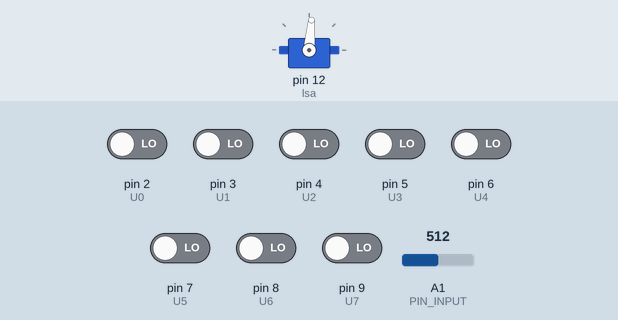
This sketch was run on a simulated Arduino Uno, built with avr-gcc and run on an emulated ATmega328P. On the bench: servo. Inputs (shaded band) come from the test bench; at power-on: pin 2 (U0), pin 3 (U1), pin 4 (U2), pin 5 (U3), pin 6 (U4), pin 7 (U5), pin 8 (U6), pin 9 (U7) LOW, A1 (PIN_INPUT) = 512. What the sketch prints to the serial monitor is not drawn.

Above: at 1.2 s.
1.3 s: pin 2 (U0) driven HIGH
At 2.0 s:
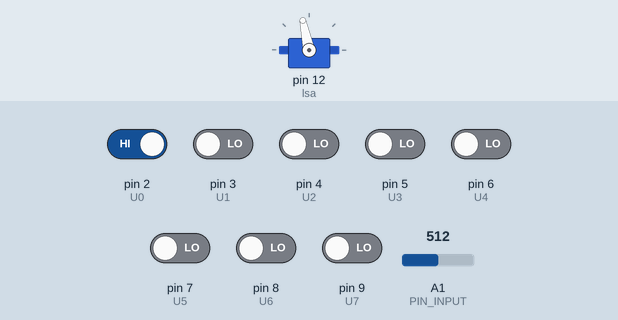
2.8 s: A1 (PIN_INPUT) set to 900
At 3.2 s:
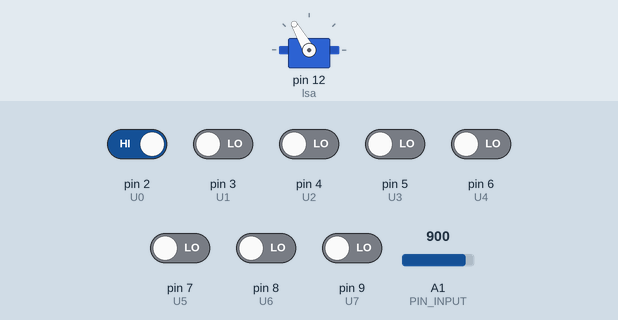
4.3 s: A1 (PIN_INPUT) set to 0
At 5.5 s:
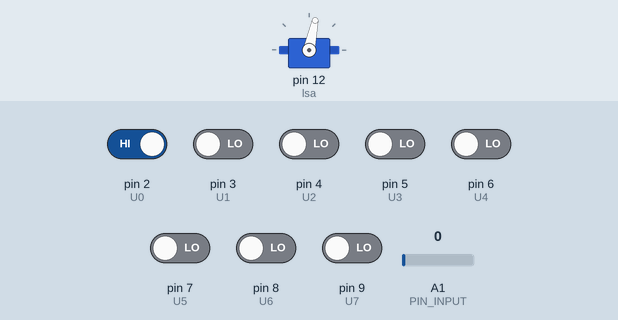
5.8 s: A1 (PIN_INPUT) set to 511
At 6.9 s:
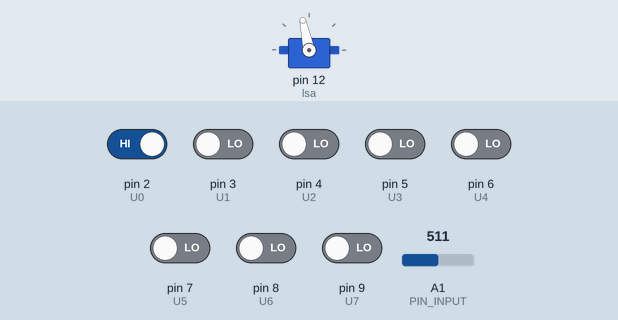
7.3 s: pin 2 (U0) driven LOW
At 7.9 s:
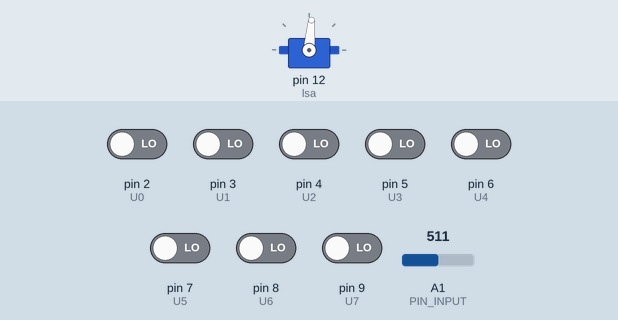
Timing chart, 0 to 9.8 s (numbered marks = the images above; inputs shaded):
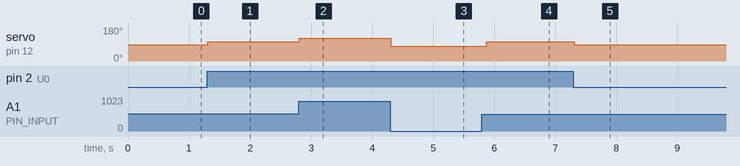

The sketch:

final_test_2.ino
```cpp
#include <PID_v1.h>
#include <Servo.h>

#define PIN_INPUT A1
#define U0 2
#define U1 3
#define U2 4
#define U3 5
#define U4 6
#define U5 7
#define U6 8
#define U7 9

Servo lsa;
int  LCD_pos;
int sval;
int RawInput;
int count = 0;
int turn = 0;
double RawV = 0;
double Kp = 0.7, Ki = 0, Kd = 0;
double Setpoint, Input, Output;
PID myPID(&Input, &Output, &Setpoint, Kp, Ki, Kd, DIRECT);


void setup()
{
  Setpoint = 70                                                    ;
  lsa.attach(12);
  myPID.SetMode(AUTOMATIC);
  Serial.begin(115200);

}

void trace()
{
  RawInput = analogRead(PIN_INPUT);
  RawV =  RawInput * (5.0 / 1023.0);
  LCD_pos = ((RawV / 4.5) * 70);
  Input = LCD_pos ;
  myPID.Compute();
  sval = map(Output, 0, 70, 120, 60);//ITS 65 n not 55
  lsa.write(sval);
  Serial.print("raw input value is=");
  Serial.println(RawInput);
  Serial.print("raw input voltage is=");
  Serial.println(RawV);
  Serial.print("LCD position is=");
  Serial.println(LCD_pos);
  Serial.print("Servo angle is=");
  Serial.println(sval);
}

void loop()
{
  Serial.print("U0=");
  Serial.println(digitalRead(U0));
  Serial.print("U1=");
  Serial.println(digitalRead(U1));
  Serial.print("U2=");
  Serial.println(digitalRead(U2));
  Serial.print("U3=");
  Serial.println(digitalRead(U3));
  Serial.print("U4=");
  Serial.println(digitalRead(U4));
  Serial.print("U5=");
  Serial.println(digitalRead(U5));
  Serial.print("U6=");
  Serial.println(digitalRead(U6));
  Serial.print("U7=");
  Serial.println(digitalRead(U7));
  Serial.println("______________________");


  // ALL HIGH
  if ((digitalRead(U0) == 1) && (digitalRead(U1) == 1) && (digitalRead(U2) == 1) && (digitalRead(U3) == 1) && (digitalRead(U4) == 1) && (digitalRead(U5) == 1) && (digitalRead(U6) == 1) && (digitalRead(U7) == 1))
  {
    //if (turn >= 1)       //change it
    //{

      //lsa.write(170);
      //Serial.println("##CORNER## turnig ##RIGHT## by ##30##");
      //delay(500);
      //trace();
    //}
    count++;
   // delay(20);
   // trace();
  }


  //ALL LOW
  if ((digitalRead(U0) == 0) && (digitalRead(U1) == 0) && (digitalRead(U2) == 0) && (digitalRead(U3) == 0) && (digitalRead(U4) == 0) && (digitalRead(U5) == 0) && (digitalRead(U6) == 0) && (digitalRead(U7) == 0))
  {
    if (count >= 1)
    {
      lsa.write(30);
      Serial.println("detected ##T##");
      delay(500);
      trace();

    }
    else
    {
      lsa.write(85);
      Serial.println("moving 4ward");
      //trace();
    }
  }


  // move left
  else if ((digitalRead(U0) == 1) && (digitalRead(U1) == 1) && (digitalRead(U2) == 1) && ((digitalRead(U3) == 1) || (digitalRead(U4) == 1)) && ((digitalRead(U5) == 0) && (digitalRead(U6) == 0) && (digitalRead(U7) == 0)))
  {
    lsa.write(20);
    Serial.println("##CORNER## turnig ##LEFT## by ##30##");
    trace();
  }


  //       move right
  else if ((digitalRead(U0) == 0) && (digitalRead(U1) == 0) && (digitalRead(U2) == 0) && ((digitalRead(U3) == 1) || (digitalRead(U4) == 1)) && (digitalRead(U5) == 1) && (digitalRead(U6) == 1) && (digitalRead(U7) == 1))
  {
    lsa.write(175);
    Serial.println("##CORNER## turnig ##RIGHT## by ##30##");
    //delay(500);    //remove it
    trace();
  }

  else if ((digitalRead(U0) == 0) || (digitalRead(U7) == 0))
  {
    trace();
  }


  else
  {
    trace();
  }
  Serial.print("central count=");
  Serial.println(count);


}
```

Measured:
- after the input at 1.3 s, servo on pin 12 (lsa): 85° → 102° at once
- after the input at 2.8 s, servo on pin 12 (lsa): 102° → 120° at once
- after the input at 4.3 s, servo on pin 12 (lsa): 120° → 78° at once
- after the input at 5.8 s, servo on pin 12 (lsa): 78° → 102° after 0.08 s
- after the input at 7.3 s, servo on pin 12 (lsa): 102° → 85° at once
